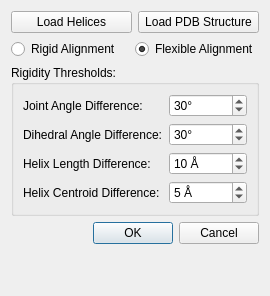
<ui version="4.0" >
 <class>DialogCAlphaFlexibleFitting</class>
 <widget class="QDialog" name="DialogCAlphaFlexibleFitting" >
  <property name="geometry" >
   <rect>
    <x>0</x>
    <y>0</y>
    <width>270</width>
    <height>296</height>
   </rect>
  </property>
  <property name="sizePolicy" >
   <sizepolicy vsizetype="MinimumExpanding" hsizetype="MinimumExpanding" >
    <horstretch>0</horstretch>
    <verstretch>0</verstretch>
   </sizepolicy>
  </property>
  <property name="minimumSize" >
   <size>
    <width>270</width>
    <height>296</height>
   </size>
  </property>
  <property name="windowTitle" >
   <string>Align backbone to Density</string>
  </property>
  <layout class="QVBoxLayout" name="verticalLayout" >
   <item>
    <layout class="QHBoxLayout" name="horizontalLayout" >
     <item>
      <widget class="QPushButton" name="pushButtonLoadHelices" >
       <property name="toolTip" >
        <string>Load helix annotations into Gorgon</string>
       </property>
       <property name="text" >
        <string>Load Helices</string>
       </property>
      </widget>
     </item>
     <item>
      <widget class="QPushButton" name="pushButtonLoadCAlpha" >
       <property name="toolTip" >
        <string>Load the CAlpha backbone to Gorgon</string>
       </property>
       <property name="text" >
        <string>Load PDB Structure</string>
       </property>
      </widget>
     </item>
    </layout>
   </item>
   <item>
    <layout class="QHBoxLayout" name="horizontalLayout_2" >
     <item>
      <widget class="QRadioButton" name="radioButtonRigidFitting" >
       <property name="toolTip" >
        <string>Align the backbone to the density without allowing for deformations</string>
       </property>
       <property name="text" >
        <string>Rigid Alignment</string>
       </property>
      </widget>
     </item>
     <item>
      <widget class="QRadioButton" name="radioButtonFlexibleFitting" >
       <property name="toolTip" >
        <string>Align the backbone to the density while allowing for deformations</string>
       </property>
       <property name="text" >
        <string>Flexible Alignment</string>
       </property>
       <property name="checked" >
        <bool>true</bool>
       </property>
      </widget>
     </item>
    </layout>
   </item>
   <item>
    <widget class="QGroupBox" name="groupBoxAdvancedSettings" >
     <property name="title" >
      <string>Rigidity Thresholds:</string>
     </property>
     <layout class="QFormLayout" name="formLayout" >
      <item row="0" column="0" >
       <widget class="QLabel" name="labelJointAngleThreshold" >
        <property name="toolTip" >
         <string/>
        </property>
        <property name="text" >
         <string>Joint Angle Difference:</string>
        </property>
       </widget>
      </item>
      <item row="0" column="1" >
       <widget class="QSpinBox" name="spinBoxJointAngleThreshold" >
        <property name="toolTip" >
         <string>Maximum joint angle difference between helices that are being aligned</string>
        </property>
        <property name="suffix" >
         <string>°</string>
        </property>
        <property name="maximum" >
         <number>180</number>
        </property>
        <property name="value" >
         <number>30</number>
        </property>
       </widget>
      </item>
      <item row="1" column="0" >
       <widget class="QLabel" name="labelJointAngleThreshold_2" >
        <property name="toolTip" >
         <string/>
        </property>
        <property name="text" >
         <string>Dihedral Angle Difference:</string>
        </property>
       </widget>
      </item>
      <item row="1" column="1" >
       <widget class="QSpinBox" name="spinBoxDihedralAngleThreshold" >
        <property name="toolTip" >
         <string>Maximum dihedral angle difference between helices that are being aligned</string>
        </property>
        <property name="suffix" >
         <string>°</string>
        </property>
        <property name="maximum" >
         <number>180</number>
        </property>
        <property name="value" >
         <number>30</number>
        </property>
       </widget>
      </item>
      <item row="2" column="0" >
       <widget class="QLabel" name="labelJointAngleThreshold_3" >
        <property name="toolTip" >
         <string/>
        </property>
        <property name="text" >
         <string>Helix Length Difference:</string>
        </property>
       </widget>
      </item>
      <item row="2" column="1" >
       <widget class="QSpinBox" name="spinBoxHelixLengthThreshold" >
        <property name="toolTip" >
         <string>Maximum difference of lengths of helices that are being aligned</string>
        </property>
        <property name="suffix" >
         <string> Å</string>
        </property>
        <property name="maximum" >
         <number>50</number>
        </property>
        <property name="value" >
         <number>10</number>
        </property>
       </widget>
      </item>
      <item row="3" column="0" >
       <widget class="QLabel" name="labelJointAngleThreshold_4" >
        <property name="toolTip" >
         <string>Maximum dihedral angle between helices that are being aligned</string>
        </property>
        <property name="text" >
         <string>Helix Centroid Difference:</string>
        </property>
       </widget>
      </item>
      <item row="3" column="1" >
       <widget class="QSpinBox" name="spinBoxHelixCentroidThreshold" >
        <property name="toolTip" >
         <string>Maximum difference between centroids of helices being aligned</string>
        </property>
        <property name="suffix" >
         <string> Å</string>
        </property>
        <property name="maximum" >
         <number>50</number>
        </property>
        <property name="value" >
         <number>5</number>
        </property>
       </widget>
      </item>
     </layout>
    </widget>
   </item>
   <item>
    <layout class="QHBoxLayout" name="horizontalLayout_3" >
     <item>
      <spacer name="horizontalSpacer" >
       <property name="orientation" >
        <enum>Qt::Horizontal</enum>
       </property>
       <property name="sizeHint" stdset="0" >
        <size>
         <width>358</width>
         <height>20</height>
        </size>
       </property>
      </spacer>
     </item>
     <item>
      <widget class="QDialogButtonBox" name="buttonBox" >
       <property name="toolTip" >
        <string>Perform Fitting</string>
       </property>
       <property name="orientation" >
        <enum>Qt::Horizontal</enum>
       </property>
       <property name="standardButtons" >
        <set>QDialogButtonBox::Cancel|QDialogButtonBox::Ok</set>
       </property>
      </widget>
     </item>
    </layout>
   </item>
   <item>
    <spacer name="verticalSpacer" >
     <property name="orientation" >
      <enum>Qt::Vertical</enum>
     </property>
     <property name="sizeHint" stdset="0" >
      <size>
       <width>20</width>
       <height>40</height>
      </size>
     </property>
    </spacer>
   </item>
  </layout>
 </widget>
 <tabstops>
  <tabstop>pushButtonLoadHelices</tabstop>
  <tabstop>pushButtonLoadCAlpha</tabstop>
  <tabstop>radioButtonRigidFitting</tabstop>
  <tabstop>radioButtonFlexibleFitting</tabstop>
  <tabstop>spinBoxJointAngleThreshold</tabstop>
  <tabstop>spinBoxDihedralAngleThreshold</tabstop>
  <tabstop>spinBoxHelixLengthThreshold</tabstop>
  <tabstop>spinBoxHelixCentroidThreshold</tabstop>
  <tabstop>buttonBox</tabstop>
 </tabstops>
 <resources/>
 <connections>
  <connection>
   <sender>buttonBox</sender>
   <signal>accepted()</signal>
   <receiver>DialogCAlphaFlexibleFitting</receiver>
   <slot>accept()</slot>
   <hints>
    <hint type="sourcelabel" >
     <x>248</x>
     <y>254</y>
    </hint>
    <hint type="destinationlabel" >
     <x>157</x>
     <y>274</y>
    </hint>
   </hints>
  </connection>
  <connection>
   <sender>buttonBox</sender>
   <signal>rejected()</signal>
   <receiver>DialogCAlphaFlexibleFitting</receiver>
   <slot>reject()</slot>
   <hints>
    <hint type="sourcelabel" >
     <x>316</x>
     <y>260</y>
    </hint>
    <hint type="destinationlabel" >
     <x>286</x>
     <y>274</y>
    </hint>
   </hints>
  </connection>
 </connections>
</ui>
